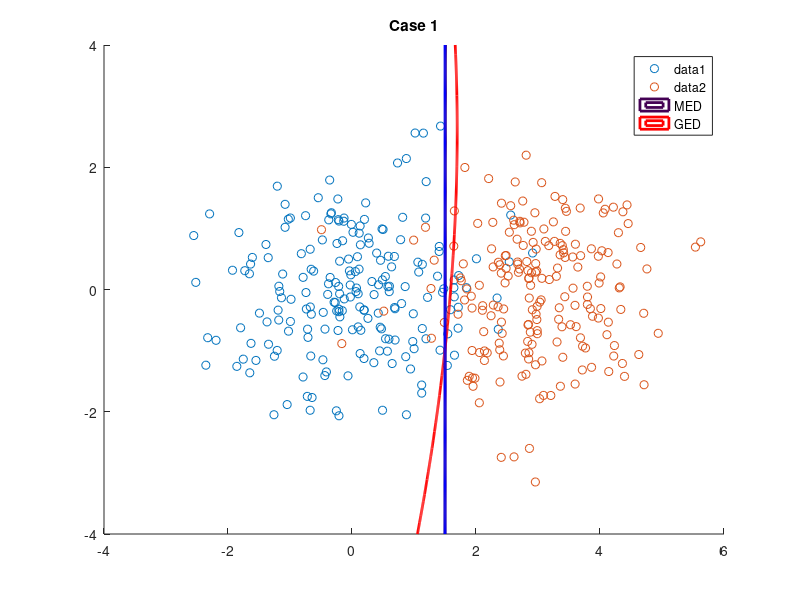

This chart was generated by the following MATLAB code: (Note: this script raises an error after producing the figure.)

clear all;
close all;
clc;

mu=[0,0]; 
sigma=[1,0;0,1];
class1=mvnrnd(mu, sigma, 200);
scatter(class1(:,1),class1(:,2));
hold on
mu1=[3,0]; 
sigma1=[1,0;0,1];
class2 = mvnrnd(mu1, sigma1, 200);
scatter(class2(:,1),class2(:,2));
title('Case 1');


%% MED
x = linspace(-4, 6,500);
y = linspace(-4, 4,500);
 
mean1 = mean(class1);
mean2 = mean(class2);
 z= zeros(length(x), length(y));
 
for i = 1:length(x)
    for j = 1:length(y)
        z(i,j) = (x(i)-mean1(1))^2+(y(j)-mean1(2))^2 -...
        ( (x(i)-mean2(1))^2+(y(j)-mean2(2))^2);
    end 
end
z = z';
contour(x,y,z,[0,0],'LineWidth',2,'DisplayName','MED');
%%GED
x1 = linspace(-4, 6, 500);
y1 = linspace(-4, 4, 500);
valClass1A=cov(class1);
valClass1B=cov(class2);
z1 = zeros(length(x1), length(y1));
for i = 1:length(x1)
     for j = 1:length(y1)
         z1(i,j) = ([x1(i) y1(j)]- mean1)*inv(valClass1A)*([x1(i) y1(j)]...
             - mean1)'- ([x1(i) y1(j)]- mean2)*inv(valClass1B)...
             *([x1(i) y1(j)]- mean2)';
             
     end
end
z1 = z1';
contour(x1,y1,z1,[0, 0], 'LineWidth', 2,'LineColor','r','DisplayName','GED'); 
legend('show');
%%MAP
x_m = linspace(-4, 6, 500);
y_m = linspace(-4, 4, 500);
z_m = zeros(length(x_m), length(y_m));
z_m = zeros(length(x_m), length(y_m));
for i = 1:length(x_m)
     for j = 1:length(y_m)  
         z_m(i,j) = 1/(2*pi*(abs(det(sigma)))^0.5)*exp(-0.5*([x_m(i) y_m(j)]...
             - mu)*inv(sigma)*([x_m(i) y_m(j)]- mu)') ...
             - 1/(2*pi*(abs(det(sigma1)))^0.5)*exp(-0.5*([x_m(i) y_m(j)]...
             - mu1)*inv(sigma1)*([x_m(i) y_m(j)]- mu1)');
     end
end
z_m = z_m';
contour(x_m,y_m,z_m,[0, 0], 'LineWidth', 2,'LineColor','b','DisplayName','MAP');

%% unit std
x=-4:0.1:6;
y=gaussmf(x,[1 mu]);
plot(x, y,'DisplayName', 'unit std')